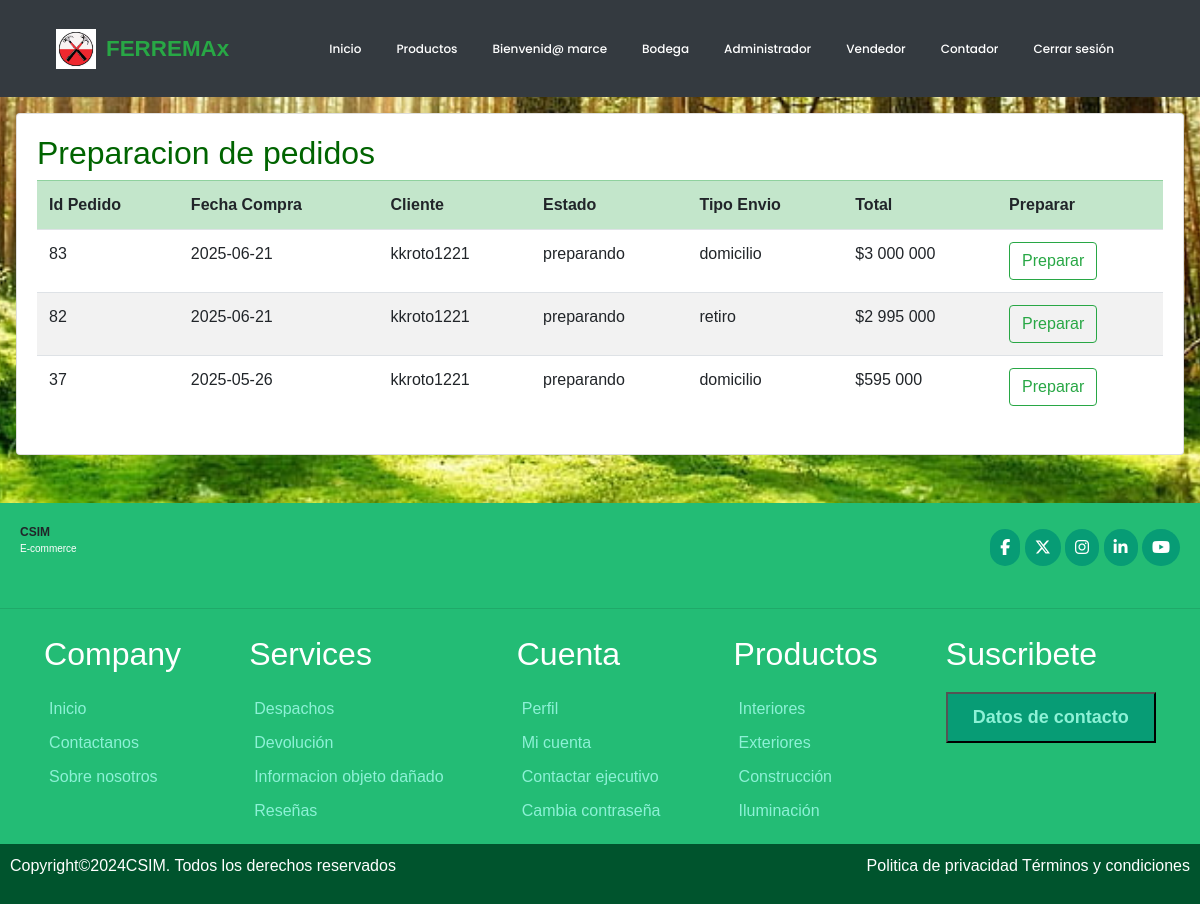
/bodega/ (signed in), run on the app's committed database.
### ferreteria/models.py (models this page shows, shortened)
class Pedido(models.Model):
    id_pedido = models.AutoField(primary_key=True)
    user = models.ForeignKey(User, on_delete=models.CASCADE, default=1)
    fecha_compra = models.DateTimeField(auto_now_add=True)
    ESTADOS_PEDIDO = [
        ('creado', 'Creado'),
        ('pendiente', 'Pendiente'),
        ('pagado', 'Pagado'),
        ('rechazado','Pago Rechazado'),
        ('preparando', 'Preparando orden'),
        ('despachado', 'Despachado'),
        ('entregado', 'Entregado'),
    ]
    estado = models.CharField(max_length=20, choices = ESTADOS_PEDIDO, default='creado')
    OPCIONES_ENVIO = [
        ('retiro', 'Retiro en tienda ($0)'),
        ('domicilio', 'Despacho a domicilio ($5.000)'),
    ]
    tipo_envio = models.CharField(max_length=20, choices=OPCIONES_ENVIO,default='retiro')
    TIPO_PAGO = [
        ('transferencia', 'Transferencia'),
        ('tarjeta', 'Tarjeta'),
    ]
    tipo_pago = models.CharField(max_length=20,choices=TIPO_PAGO,default='transferencia')
    total = models.BigIntegerField()

### ferreteria/views.py (the view)
# urls.py: path('bodega/', views.orden_pedidos, name="bodega"),
@permission_required ('ferreteria.view_producto')
def orden_pedidos(request):
    pedidos = Pedido.objects.all().order_by('-fecha_compra')
    data = {}
    data = {'pedido':pedidos}
    return render(request, 'bodega.html', data)

### ferreteria/context_processor.py (called while the page is built, shortened)
def total_carrito(request):
    total = 0
    return {'total_carrito':int(total)}

### ferreteria/templates/bodega.html (shortened to what this page needs)
{% extends 'base.html' %}
{% load static %}
{% block css %}
<link rel="stylesheet" href="{% static 'css/estilo.css' %}">
{% endblock %}
{% block contenido %}
{% load humanize %}
<div class="container-fluid my-3 px-3">
    <div class="card mb-3">
        <div class="card-body">
            <h2 style="color: darkgreen;">Preparacion de pedidos</h2>
            <table class="table table-striped table-hover table-responsive-sm">
                <tr class="table-success">
                    <th>Id Pedido</th>
                    <th>Fecha Compra</th>
                    <th>Cliente</th>
                    <th class="d-none d-md-table-cell">Estado</th>
                    <th>Tipo Envio</th>
                    <th class="d-none d-md-table-cell">Total</th>
                    <th>Preparar</th>
                </tr>
                {% for p in pedido %}
                    {%if p.estado in "preparando"%}
                <tr>
                    <td>{{p.id_pedido}}</td>
                    <td data-label="Fecha">
                        <span class="d-none d-md-inline">{{ p.fecha_compra|date:"Y-m-d" }}</span>
                    </td>
                    <td> {{ p.user }}</td>
                    <td class="d-none d-md-table-cell">{{p.estado}}</td>
                    <td>{{p.tipo_envio}}</td>
                    <td class="d-none d-md-table-cell">${{p.total | intcomma}}</td>
                        {%if p.estado == "despachado"%}
                        <td>
                            <button class="btn btn-outline-success" disabled>Preparar</button>
                        </td>
                        {%else%}
                            <td><a href="{% url 'bodegaPedido' p.id_pedido %}" class="btn btn-outline-success">Preparar</a></td>
                        {%endif%}
                </tr>
                    {%endif%}
                {% endfor %}
            </table>
        </div>
    </div>
</div>
{% endblock %}

### ferreteria/templates/base.html (shortened to what this page needs)
<!DOCTYPE html>
<html lang="en">
<head>
    {% load static %}
    <link rel="stylesheet" href="https://cdn.jsdelivr.net/npm/bootstrap@4.5.3/dist/css/bootstrap.min.css">
    {% block css %}{% endblock %}
</head>
<body>
    <header class="bg-dark">
       <nav class="navbar navbar-expand-lg navbar-dark container">
                 <a href="{% url 'index' %}" class="navbar-brand d-flex align-items-center">
                <img src="{% static 'img/logoF.avif' %}" alt="FERREMAx Logo" style="height: 40px; margin-right: 10px;">
                <span class="logo-text" style="font-weight: bold; font-size: 1.4rem; color: #28a745;">FERREMAx</span>
        </a>
           <div class="collapse navbar-collapse" id="navbarContent">
            <ul class="navbar-nav ml-auto">
                {% if not user.is_authenticated %}
                    <li><a href="{% url 'index' %}">Inicio</a></li>
                    <li><a href="{% url 'tienda' %}">Productos</a></li>
                    <li><a href="{% url 'registrar' %}">Registrarse</a></li>
                    <li><a href="{% url 'login' %}">Iniciar sesión</a></li>
                {% elif user.is_authenticated and user.is_superuser %}
                    <li><a href="{% url 'index' %}">Inicio</a></li>
                    <li><a href="{% url 'tienda' %}">Productos</a></li>
                    <li><a href="{% url 'perfil' %}">Bienvenid@ {{ user.username }}</a></li>
                    <li><a href="{% url 'bodega' %}">Bodega</a></li>
                    <li><a href="{% url 'administrador' %}">Administrador</a></li>
                    <li><a href="{% url 'vendedor' %}">Vendedor</a></li>
                    <li><a href="{% url 'contador' %}">Contador</a></li>
                    <li><a href="{% url 'cerrar' %}">Cerrar sesión</a></li>
                {% elif user.is_authenticated and not user.is_superuser %}
                <li><a href="{% url 'index' %}">Inicio</a></li>
                <li><a href="{% url 'tienda' %}">Productos</a></li>
                <li><a href="{% url 'perfil' %}">Bienvenid@ {{ user.username }}</a></li>
                    <li><a href="{% url 'cerrar' %}">Cerrar sesión</a></li>
                {% endif %}
            </ul>
        </nav>
    </header>
<div class="container-fluid p-0">
    {% block contenido %}
    {% endblock %}
</div>
    <footer class="pie mt-5">
        <div class="header" >
            <div class="logo">
                <div class="title">CSIM</div>
                <p class="logotipo">E-commerce</p>
            </div>
            <div class="redes">
                <span class="fb"><a href="https://www.facebook.com/?locale=es_LA" target="_blank" style="text-decoration: none; color:#fff;"><i class="fa-brands fa-facebook-f"></a></i></span>
                <span class="tw"><a href="https://x.com/?lang=es&mx=2" style="text-decoration: none; color:#fff;"><i class="fa-brands fa-x-twitter"></a></i></span>
                <span class="in"><a href="https://www.instagram.com/" style="text-decoration: none; color:#fff;"><i class="fa-brands fa-instagram"></a></i></span>
                <span class="li"><a href="https://cl.linkedin.com/" style="text-decoration: none; color:#fff;"><i class="fa-brands fa-linkedin-in"></a></i></span>
                <span class="yo"><a href="https://www.youtube.com/" style="text-decoration: none; color:#fff;"><i class="fa-brands fa-youtube"></a></i></span>
            </div>
        </div>
        <hr>
        <div class="section m-3">
            <div>
                <h2>Company</h2>
                <a href="{% url 'index' %}">Inicio</a>
                <a href="{% url 'nosotros' %}">Contactanos</a>
                <a href="{% url 'nosotros' %}">Sobre nosotros</a>
            </div>
            <div>
                <h2>Services</h2>
                <a href="{% url 'nosotros' %}">Despachos</a>
                <a href="{% url 'nosotros' %}">Devolución </a>
                <a href="{% url 'nosotros' %}">Informacion objeto dañado</a>
                <a href="{% url 'nosotros' %}">Reseñas</a>
            </div>
            <div>
                <h2>Cuenta</h2>
                <a href="#">Perfil</a>
                <a href="#">Mi cuenta</a>
                <a href="{% url 'nosotros' %}">Contactar ejecutivo</a>
                <a href="#">Cambia contraseña</a>
            </div>
            <div>
                <h2>Productos</h2>
                <a href="#">Interiores</a>
                <a href="#">Exteriores</a>
                <a href="#">Construcción</a>
                <a href="#">Iluminación</a>
            </div>
            <div>
                <h2>Suscribete</h2>
                <form action="">
                    <button type="submit"><a href="{% url 'nosotros' %}" style="text-decoration: none;">Datos de contacto</a></button>
                </form>
            </div>
        </div>
        <div class="derechos">
            <p>Copyright©2024CSIM. Todos los derechos reservados</p>
            <p>Politica de privacidad        Términos y condiciones</p>
        </div>
    </footer>
    </body>
    </html>

### ferreteria/static/css/estilo.css (style rules this page uses)
* { margin: 0; padding: 0; box-sizing: border-box; font-family: sans-serif; }
body { font-family: "Poppins", sans-serif; background: url(../img/foto2.jpg) no-repeat center center fixed; background-size: cover; background-position: center; width: 100%; }
header { width: 100%; max-width: 1200px; margin: auto; padding: 0 15px; height: auto; }
header .navbar ul { float: right; margin-right: 20px; }
header .navbar ul li { display: inline-block; line-height: 80px; margin: 0 5px; }
header .navbar a { color: #fff; margin-right: 5px; padding: 5px 10px; font-family: "Poppins", sans-serif; font-size: 12px; transition: 0.3s; font-weight: 500; text-decoration: none; }
.pie { background-color: rgb(35, 188, 117); box-sizing: border-box; font-family: "Exo 2", sans-serif; }
.pie .header .logo .title { font-size: 12px; display: flex; align-items: left; font-weight: bold; }
.pie .header .logo .logotipo { font-size: 10px; color: #fff; }
.pie .header { display: flex; justify-content: space-between; padding: 20px; align-items: center; }
.pie .header .redes .fb, .pie .header .redes .tw, .pie .header .redes .in, .pie .header .redes .li, .pie .header .redes .yo { background: rgb(7, 156, 117); padding: 10px; border-radius: 80px; color: #fff; align-items: right; }
.pie .section { display: flex; justify-content: space-evenly; gap: 40px; }
.pie .section div { display: flex; flex-direction: column; }
.pie .section div h2 { color: #fff; padding: 10px 0; }
.pie .section a { color: rgb(141, 241, 214); padding: 5px; }
.pie .section form { display: flex; flex-direction: column; gap: 10px; }
.pie .section form button { padding: 10px 20px; background: rgb(7, 156, 117); color: #fff; font-weight: bold; font-size: 18px; }
.pie .derechos { display: flex; justify-content: space-between; padding: 10px; background: rgb(0, 84, 45); color: #fff; }

### data on the page
Pedido: id_pedido "83", fecha_compra "2025-06-21", user "kkroto1221", estado "preparando", tipo_envio "domicilio", total "3 000 000", shows "Preparar"
Pedido: id_pedido "82", fecha_compra "2025-06-21", user "kkroto1221", estado "preparando", tipo_envio "retiro", total "2 995 000", shows "Preparar"
Pedido: id_pedido "37", fecha_compra "2025-05-26", user "kkroto1221", estado "preparando", tipo_envio "domicilio", total "595 000", shows "Preparar"

### other printed values
{{ user.username }} "marce"
